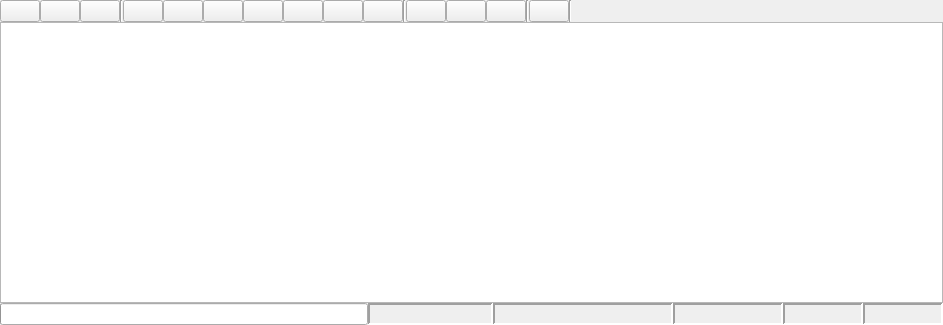
<?xml version="1.0" encoding="UTF-8"?>
<ui version="4.0">
    <class>Bag</class>
    <widget class="QWidget" name="Bag">
        <property name="geometry">
            <rect>
                <x>0</x>
                <y>0</y>
                <width>943</width>
                <height>325</height>
            </rect>
        </property>
        <property name="windowTitle">
            <string>Bag</string>
        </property>
        <layout class="QVBoxLayout" name="verticalLayout">
            <property name="spacing">
                <number>0</number>
            </property>
            <property name="margin">
                <number>0</number>
            </property>
            <item>
                <layout class="QHBoxLayout" name="horizontalLayout">
                    <item>
                        <widget class="QPushButton" name="record_button">
                            <property name="toolTip">
                                <string>Record Bag</string>
                            </property>
                            <property name="text">
                                <string/>
                            </property>
                            <property name="iconSize">
                                <size>
                                    <width>16</width>
                                    <height>16</height>
                                </size>
                            </property>
                        </widget>
                    </item>
                    <item>
                        <widget class="QPushButton" name="load_button">
                            <property name="toolTip">
                                <string>Load Bag</string>
                            </property>
                            <property name="text">
                                <string/>
                            </property>
                            <property name="iconSize">
                                <size>
                                    <width>16</width>
                                    <height>16</height>
                                </size>
                            </property>
                        </widget>
                    </item>
                    <item>
                        <widget class="QPushButton" name="save_button">
                            <property name="toolTip">
                                <string>Save Bag</string>
                            </property>
                            <property name="text">
                                <string/>
                            </property>
                            <property name="iconSize">
                                <size>
                                    <width>16</width>
                                    <height>16</height>
                                </size>
                            </property>
                        </widget>
                    </item>
                    <item>
                        <widget class="Line" name="line_3">
                            <property name="orientation">
                                <enum>Qt::Vertical</enum>
                            </property>
                        </widget>
                    </item>
                    <item>
                        <widget class="QPushButton" name="begin_button">
                            <property name="toolTip">
                                <string>Go To Beginning</string>
                            </property>
                            <property name="text">
                                <string/>
                            </property>
                            <property name="iconSize">
                                <size>
                                    <width>16</width>
                                    <height>16</height>
                                </size>
                            </property>
                        </widget>
                    </item>
                    <item>
                        <widget class="QPushButton" name="slower_button">
                            <property name="toolTip">
                                <string>Slower / Rewind</string>
                            </property>
                            <property name="text">
                                <string/>
                            </property>
                            <property name="iconSize">
                                <size>
                                    <width>16</width>
                                    <height>16</height>
                                </size>
                            </property>
                        </widget>
                    </item>
                    <item>
                        <widget class="QPushButton" name="previous_button">
                            <property name="toolTip">
                                <string>Previous frame</string>
                            </property>
                            <property name="text">
                                <string/>
                            </property>
                            <property name="iconSize">
                                <size>
                                    <width>16</width>
                                    <height>16</height>
                                </size>
                            </property>
                        </widget>
                    </item>
                    <item>
                        <widget class="QPushButton" name="play_button">
                            <property name="toolTip">
                                <string>Play / Pause</string>
                            </property>
                            <property name="text">
                                <string/>
                            </property>
                            <property name="iconSize">
                                <size>
                                    <width>16</width>
                                    <height>16</height>
                                </size>
                            </property>
                            <property name="checkable">
                                <bool>true</bool>
                            </property>
                        </widget>
                    </item>
                    <item>
                        <widget class="QPushButton" name="next_button">
                            <property name="toolTip">
                                <string>Next frame</string>
                            </property>
                            <property name="text">
                                <string/>
                            </property>
                            <property name="iconSize">
                                <size>
                                    <width>16</width>
                                    <height>16</height>
                                </size>
                            </property>
                        </widget>
                    </item>
                    <item>
                        <widget class="QPushButton" name="faster_button">
                            <property name="toolTip">
                                <string>Fast Forward</string>
                            </property>
                            <property name="text">
                                <string/>
                            </property>
                            <property name="iconSize">
                                <size>
                                    <width>16</width>
                                    <height>16</height>
                                </size>
                            </property>
                        </widget>
                    </item>
                    <item>
                        <widget class="QPushButton" name="end_button">
                            <property name="toolTip">
                                <string>Go To End</string>
                            </property>
                            <property name="text">
                                <string/>
                            </property>
                            <property name="iconSize">
                                <size>
                                    <width>16</width>
                                    <height>16</height>
                                </size>
                            </property>
                        </widget>
                    </item>
                    <item>
                        <widget class="Line" name="line">
                            <property name="orientation">
                                <enum>Qt::Vertical</enum>
                            </property>
                        </widget>
                    </item>
                    <item>
                        <widget class="QPushButton" name="zoom_in_button">
                            <property name="toolTip">
                                <string>Zoom In</string>
                            </property>
                            <property name="text">
                                <string/>
                            </property>
                            <property name="iconSize">
                                <size>
                                    <width>16</width>
                                    <height>16</height>
                                </size>
                            </property>
                        </widget>
                    </item>
                    <item>
                        <widget class="QPushButton" name="zoom_out_button">
                            <property name="toolTip">
                                <string>Zoom Out</string>
                            </property>
                            <property name="text">
                                <string/>
                            </property>
                            <property name="iconSize">
                                <size>
                                    <width>16</width>
                                    <height>16</height>
                                </size>
                            </property>
                        </widget>
                    </item>
                    <item>
                        <widget class="QPushButton" name="zoom_all_button">
                            <property name="toolTip">
                                <string>Zoom Home</string>
                            </property>
                            <property name="text">
                                <string/>
                            </property>
                            <property name="iconSize">
                                <size>
                                    <width>16</width>
                                    <height>16</height>
                                </size>
                            </property>
                        </widget>
                    </item>
                    <item>
                        <widget class="Line" name="line_2">
                            <property name="orientation">
                                <enum>Qt::Vertical</enum>
                            </property>
                        </widget>
                    </item>
                    <item>
                        <widget class="QPushButton" name="thumbs_button">
                            <property name="toolTip">
                                <string>Toggle Thumbnails</string>
                            </property>
                            <property name="text">
                                <string/>
                            </property>
                            <property name="iconSize">
                                <size>
                                    <width>16</width>
                                    <height>16</height>
                                </size>
                            </property>
                            <property name="checkable">
                                <bool>true</bool>
                            </property>
                        </widget>
                    </item>
                    <item>
                        <widget class="Line" name="line_4">
                            <property name="orientation">
                                <enum>Qt::Vertical</enum>
                            </property>
                        </widget>
                    </item>
                    <item>
                        <spacer name="horizontalSpacer">
                            <property name="orientation">
                                <enum>Qt::Horizontal</enum>
                            </property>
                            <property name="sizeHint" stdset="0">
                                <size>
                                    <width>40</width>
                                    <height>20</height>
                                </size>
                            </property>
                        </spacer>
                    </item>
                </layout>
            </item>
            <item>
                <widget class="BagGraphicsView" name="graphics_view">
                    <property name="horizontalScrollBarPolicy">
                        <enum>Qt::ScrollBarAlwaysOff</enum>
                    </property>
                </widget>
            </item>
            <item>
                <layout class="QHBoxLayout" name="status_bar_layout">
                    <item>
                        <widget class="QProgressBar" name="progress_bar">
                            <property name="sizePolicy">
                                <sizepolicy hsizetype="Minimum" vsizetype="Fixed">
                                    <horstretch>0</horstretch>
                                    <verstretch>0</verstretch>
                                </sizepolicy>
                            </property>
                            <property name="value">
                                <number>0</number>
                            </property>
                            <property name="textVisible">
                                <bool>false</bool>
                            </property>
                        </widget>
                    </item>
                    <item>
                        <widget class="QLabel" name="stamp_label">
                            <property name="maximumSize">
                                <size>
                                    <width>125</width>
                                    <height>16777215</height>
                                </size>
                            </property>
                            <property name="toolTip">
                                <string>Time Stamp of the current playhead</string>
                            </property>
                            <property name="frameShape">
                                <enum>QFrame::Panel</enum>
                            </property>
                            <property name="frameShadow">
                                <enum>QFrame::Sunken</enum>
                            </property>
                            <property name="lineWidth">
                                <number>2</number>
                            </property>
                            <property name="text">
                                <string/>
                            </property>
                        </widget>
                    </item>
                    <item>
                        <widget class="QLabel" name="date_label">
                            <property name="maximumSize">
                                <size>
                                    <width>180</width>
                                    <height>16777215</height>
                                </size>
                            </property>
                            <property name="toolTip">
                                <string>Date and time of the playhead</string>
                            </property>
                            <property name="frameShape">
                                <enum>QFrame::Panel</enum>
                            </property>
                            <property name="frameShadow">
                                <enum>QFrame::Sunken</enum>
                            </property>
                            <property name="lineWidth">
                                <number>2</number>
                            </property>
                            <property name="text">
                                <string/>
                            </property>
                        </widget>
                    </item>
                    <item>
                        <widget class="QLabel" name="seconds_label">
                            <property name="minimumSize">
                                <size>
                                    <width>0</width>
                                    <height>0</height>
                                </size>
                            </property>
                            <property name="maximumSize">
                                <size>
                                    <width>110</width>
                                    <height>16777215</height>
                                </size>
                            </property>
                            <property name="toolTip">
                                <string>Number of Seconds from the beginning of the current playhead</string>
                            </property>
                            <property name="frameShape">
                                <enum>QFrame::Panel</enum>
                            </property>
                            <property name="frameShadow">
                                <enum>QFrame::Sunken</enum>
                            </property>
                            <property name="lineWidth">
                                <number>2</number>
                            </property>
                            <property name="text">
                                <string/>
                            </property>
                        </widget>
                    </item>
                    <item>
                        <widget class="QLabel" name="playspeed_label">
                            <property name="maximumSize">
                                <size>
                                    <width>80</width>
                                    <height>16777215</height>
                                </size>
                            </property>
                            <property name="frameShape">
                                <enum>QFrame::Panel</enum>
                            </property>
                            <property name="frameShadow">
                                <enum>QFrame::Sunken</enum>
                            </property>
                            <property name="lineWidth">
                                <number>2</number>
                            </property>
                            <property name="text">
                                <string/>
                            </property>
                        </widget>
                    </item>
                    <item>
                        <widget class="QLabel" name="filesize_label">
                            <property name="maximumSize">
                                <size>
                                    <width>80</width>
                                    <height>16777215</height>
                                </size>
                            </property>
                            <property name="frameShape">
                                <enum>QFrame::Panel</enum>
                            </property>
                            <property name="frameShadow">
                                <enum>QFrame::Sunken</enum>
                            </property>
                            <property name="lineWidth">
                                <number>2</number>
                            </property>
                            <property name="text">
                                <string/>
                            </property>
                        </widget>
                    </item>
                </layout>
            </item>
        </layout>
    </widget>
    <customwidgets>
        <customwidget>
            <class>BagGraphicsView</class>
            <extends>QGraphicsView</extends>
            <header>rqt_bag.bag_widget</header>
        </customwidget>
    </customwidgets>
    <resources/>
    <connections/>
</ui>
